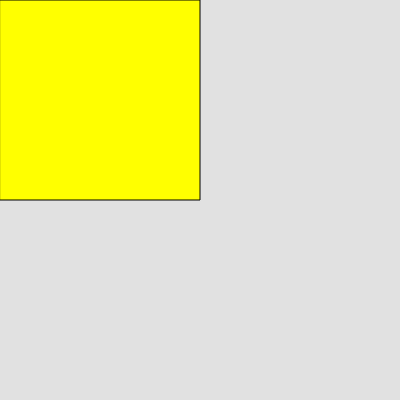
Frame 1 (no input)
Frame 60 (no input): identical to frame 1, image omitted
Frame 120 (the mouse pressed at the canvas centre since frame 60): blank canvas, image omitted

The p5.js sketch that drew this single still picture (run headless with seeded random() and noise() and a simulated clock; from frame 60 on, the mouse is pressed at the canvas centre):

// p5.js sketch
// ── sketch.js
function setup() {
    createCanvas(400, 400);
}

function draw() {
    background(225);
    fill(0, 0, 200, 20);

    if ((mouseX < 200) & (mouseY < 200)) {
        fill("yellow");
        rect(0, 0, 200, 200);
    }

    if ((mouseX > 200) & (mouseY < 200)) {
        fill("red");
        rect(200, 0, 200, 200);
    }

    if ((mouseX < 200) & (mouseY > 200)) {
        fill("green");
        rect(0, 200, 200, 200);
    }

    if ((mouseX > 200) & (mouseY > 200)) {
        fill("blue");
        rect(200, 200, 200, 200);
    }
}
